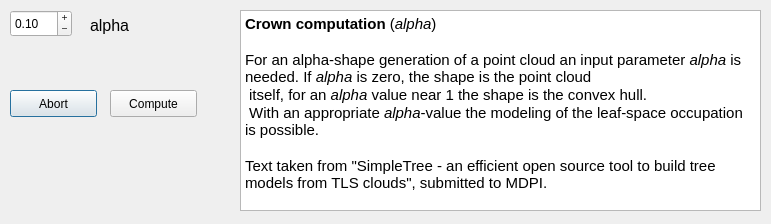
<?xml version="1.0" encoding="UTF-8"?>
<ui version="4.0">
 <class>Dialog_Crown</class>
 <widget class="QDialog" name="Dialog_Crown">
  <property name="geometry">
   <rect>
    <x>0</x>
    <y>0</y>
    <width>771</width>
    <height>224</height>
   </rect>
  </property>
  <property name="windowTitle">
   <string>Choose thresholds</string>
  </property>
  <widget class="QDoubleSpinBox" name="crown_radius">
   <property name="geometry">
    <rect>
     <x>10</x>
     <y>10</y>
     <width>62</width>
     <height>27</height>
    </rect>
   </property>
   <property name="buttonSymbols">
    <enum>QAbstractSpinBox::PlusMinus</enum>
   </property>
   <property name="decimals">
    <number>2</number>
   </property>
   <property name="minimum">
    <double>0.000000000000000</double>
   </property>
   <property name="maximum">
    <double>10.000000000000000</double>
   </property>
   <property name="singleStep">
    <double>0.010000000000000</double>
   </property>
   <property name="value">
    <double>0.100000000000000</double>
   </property>
  </widget>
  <widget class="QPushButton" name="abort">
   <property name="geometry">
    <rect>
     <x>10</x>
     <y>90</y>
     <width>87</width>
     <height>27</height>
    </rect>
   </property>
   <property name="text">
    <string>Abort</string>
   </property>
  </widget>
  <widget class="QPushButton" name="compute">
   <property name="geometry">
    <rect>
     <x>110</x>
     <y>90</y>
     <width>87</width>
     <height>27</height>
    </rect>
   </property>
   <property name="text">
    <string>Compute</string>
   </property>
  </widget>
  <widget class="QLabel" name="label_2">
   <property name="geometry">
    <rect>
     <x>90</x>
     <y>10</y>
     <width>81</width>
     <height>31</height>
    </rect>
   </property>
   <property name="font">
    <font>
     <pointsize>12</pointsize>
    </font>
   </property>
   <property name="text">
    <string>alpha</string>
   </property>
   <property name="alignment">
    <set>Qt::AlignLeading|Qt::AlignLeft|Qt::AlignVCenter</set>
   </property>
  </widget>
  <widget class="QTextBrowser" name="textBrowser">
   <property name="geometry">
    <rect>
     <x>240</x>
     <y>10</y>
     <width>521</width>
     <height>201</height>
    </rect>
   </property>
   <property name="html">
    <string>&lt;!DOCTYPE HTML PUBLIC &quot;-//W3C//DTD HTML 4.0//EN&quot; &quot;http://www.w3.org/TR/REC-html40/strict.dtd&quot;&gt;
&lt;html&gt;&lt;head&gt;&lt;meta name=&quot;qrichtext&quot; content=&quot;1&quot; /&gt;&lt;style type=&quot;text/css&quot;&gt;
p, li { white-space: pre-wrap; }
&lt;/style&gt;&lt;/head&gt;&lt;body style=&quot; font-family:'Ubuntu'; font-size:11pt; font-weight:400; font-style:normal;&quot;&gt;
&lt;p style=&quot; margin-top:0px; margin-bottom:0px; margin-left:0px; margin-right:0px; -qt-block-indent:0; text-indent:0px;&quot;&gt;&lt;span style=&quot; font-weight:600;&quot;&gt;Crown computation&lt;/span&gt; (&lt;span style=&quot; font-style:italic;&quot;&gt;alpha&lt;/span&gt;)&lt;/p&gt;
&lt;p style=&quot;-qt-paragraph-type:empty; margin-top:0px; margin-bottom:0px; margin-left:0px; margin-right:0px; -qt-block-indent:0; text-indent:0px;&quot;&gt;&lt;br /&gt;&lt;/p&gt;
&lt;p style=&quot; margin-top:0px; margin-bottom:0px; margin-left:0px; margin-right:0px; -qt-block-indent:0; text-indent:0px;&quot;&gt;For an alpha-shape generation of a point cloud an input parameter &lt;span style=&quot; font-style:italic;&quot;&gt;alpha&lt;/span&gt; is needed. If &lt;span style=&quot; font-style:italic;&quot;&gt;alpha&lt;/span&gt; is zero, the shape is the point cloud&lt;/p&gt;
&lt;p style=&quot; margin-top:0px; margin-bottom:0px; margin-left:0px; margin-right:0px; -qt-block-indent:0; text-indent:0px;&quot;&gt; itself, for an &lt;span style=&quot; font-style:italic;&quot;&gt;alpha&lt;/span&gt; value near 1 the shape is the convex hull. &lt;/p&gt;
&lt;p style=&quot; margin-top:0px; margin-bottom:0px; margin-left:0px; margin-right:0px; -qt-block-indent:0; text-indent:0px;&quot;&gt; With an appropriate &lt;span style=&quot; font-style:italic;&quot;&gt;alpha&lt;/span&gt;-value the modeling of the leaf-space occupation is possible.&lt;/p&gt;
&lt;p style=&quot;-qt-paragraph-type:empty; margin-top:0px; margin-bottom:0px; margin-left:0px; margin-right:0px; -qt-block-indent:0; text-indent:0px;&quot;&gt;&lt;br /&gt;&lt;/p&gt;
&lt;p style=&quot; margin-top:0px; margin-bottom:0px; margin-left:0px; margin-right:0px; -qt-block-indent:0; text-indent:0px;&quot;&gt;Text taken from &amp;quot;SimpleTree - an efficient open source tool to build tree models from TLS clouds&amp;quot;, submitted to MDPI.&lt;/p&gt;&lt;/body&gt;&lt;/html&gt;</string>
   </property>
  </widget>
 </widget>
 <resources/>
 <connections/>
</ui>
